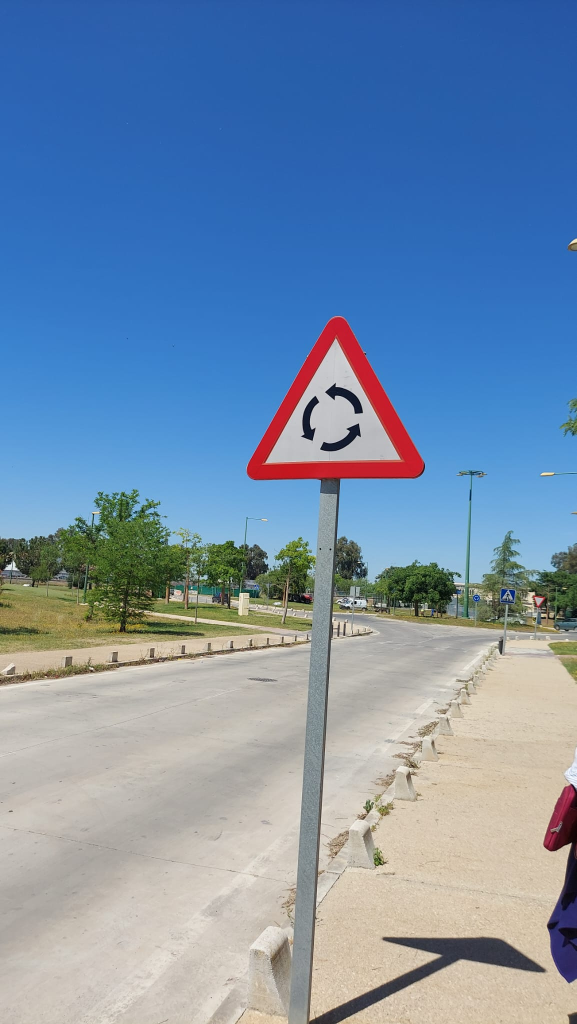
#> input picture script/images2/rotonda1.jpg, 1153 x 2048 px (shown at 1/2 size)
$ jupyter execute --allow-errors cnn.ipynb
#> lines starting #> are read from the running program, lines starting #| are printed output that depends on the picture; after the words box and inside, x2 and y2 are one past the last pixel; in counts of white or black regions, pixels touching at a corner belong together
[cell 1]
import numpy as np
import tensorflow as tf
from PIL import Image
import os
from sklearn.model_selection import train_test_split
from keras.utils import to_categorical
from keras.models import Sequential
from keras.layers import Conv2D, MaxPool2D, Dense, Flatten, Dropout

[cell 2]
data = []
labels = []
classes = 29
cur_path = os.getcwd()

#> (the rest of this cell did not finish here and is left out)

#> (a cell that did not finish here is left out)

#> (a cell that did not finish here is left out)

[cell 5]
eps = 15
#> (the rest of this cell did not finish here and is left out)

[cell 6]
import cv2 as cv
import matplotlib.pyplot as plt

img = cv.imread('../script/images2/rotonda1.jpg',cv.IMREAD_COLOR)
#> img is the input picture: shape (2048, 1153, 3); mean B, G, R 171.4, 142.5, 117.1

h_inf_1=170
h_sup_1=180
h_inf_2=0
h_sup_2=5

lower_red_1 = np.array([h_inf_1,50,50])
upper_red_1 = np.array([h_sup_1,255,255])
lower_red_2 = np.array([h_inf_2,50,50])
upper_red_2 = np.array([h_sup_2,255,255])

hsv = cv.cvtColor(img, cv.COLOR_BGR2HSV)
#> hsv: shape (2048, 1153, 3); mean H, S, V 70.6, 112.7, 184.7
red_mask_1 = cv.inRange(hsv, lower_red_1, upper_red_1)
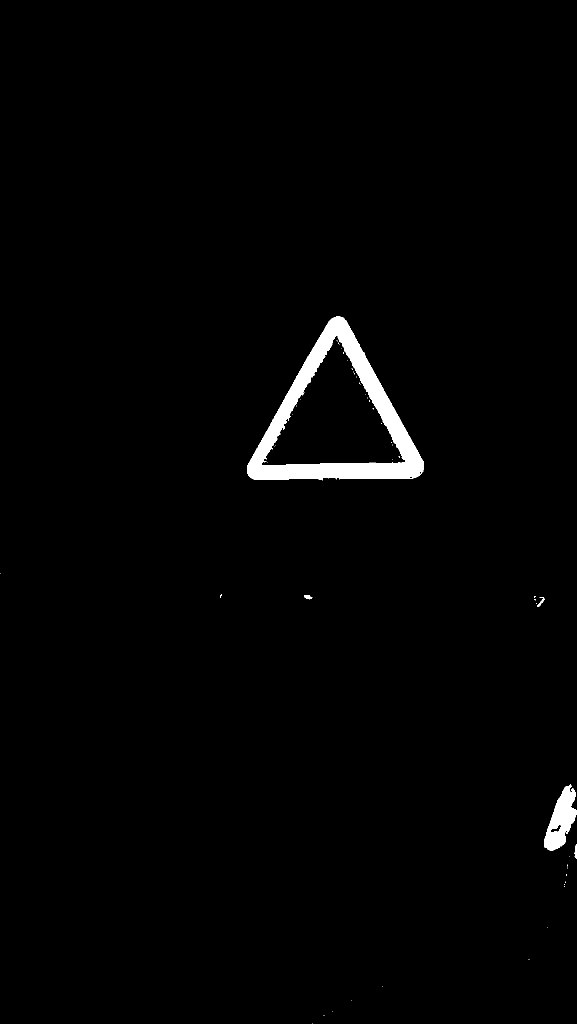
#> red_mask_1: shape (2048, 1153) (shown at 1/2 size); 1.4% white; 56 white regions (51 under 20 px), largest, box (x1, y1, x2, y2) and area: (494, 633, 848, 961) 29187, (1088, 1568, 1153, 1702) 4537, (1074, 1194, 1089, 1214) 97, (608, 1190, 625, 1199) 93, (1149, 1688, 1153, 1718) 57
red_mask_2 = cv.inRange(hsv, lower_red_2, upper_red_2)
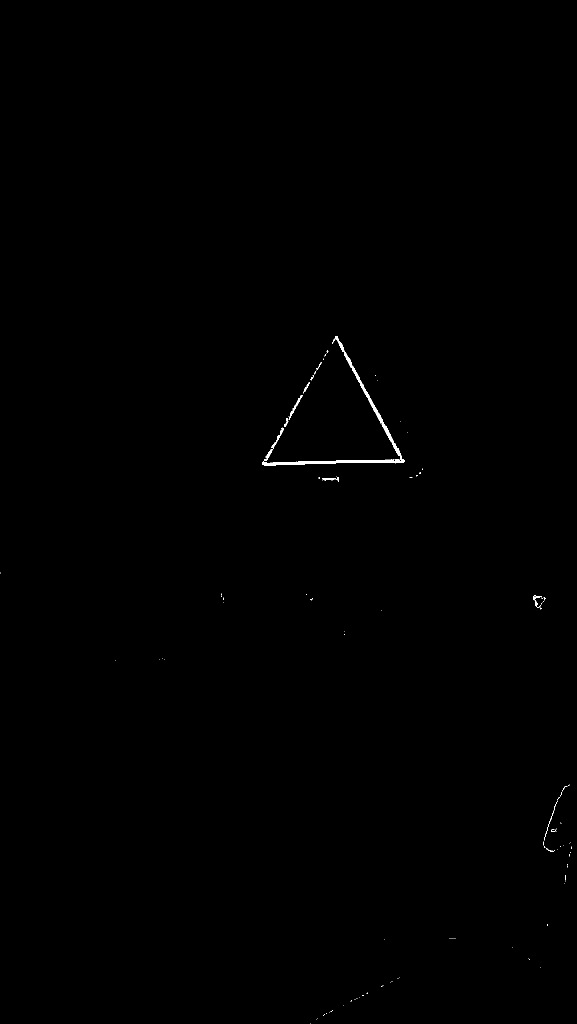
#> red_mask_2: shape (2048, 1153) (shown at 1/2 size); 0.19% white; 103 white regions (91 under 20 px), largest, box (x1, y1, x2, y2) and area: (524, 672, 810, 931) 3086, (528, 855, 567, 922) 294, (577, 790, 605, 840) 193

red_mask = red_mask_1+red_mask_2
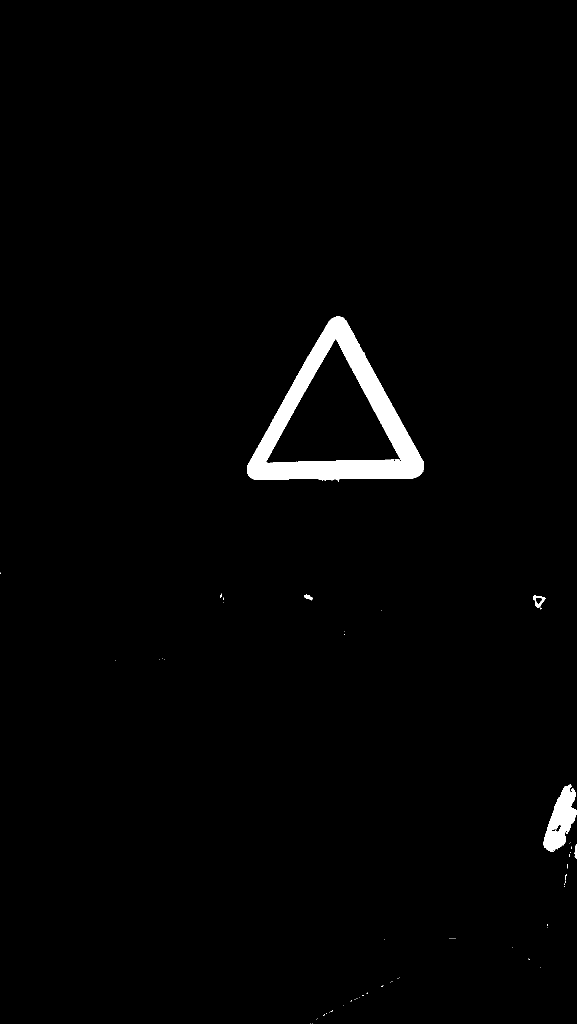
#> red_mask: shape (2048, 1153) (shown at 1/2 size); 1.6% white; 65 white regions (60 under 20 px), largest, box (x1, y1, x2, y2) and area: (494, 633, 848, 964) 33210, (1087, 1568, 1153, 1703) 4740, (1066, 1191, 1091, 1216) 257, (608, 1190, 625, 1201) 105, (1149, 1688, 1153, 1718) 57

img_rojo = cv.bitwise_and(img,img, mask= red_mask)

gray = cv.cvtColor(img_rojo, cv.COLOR_BGR2GRAY)
binary = cv.threshold(gray, 0, 255, cv.THRESH_BINARY)[1]

forms = cv.erode(binary, np.ones((3,3),np.uint8), iterations = 1)
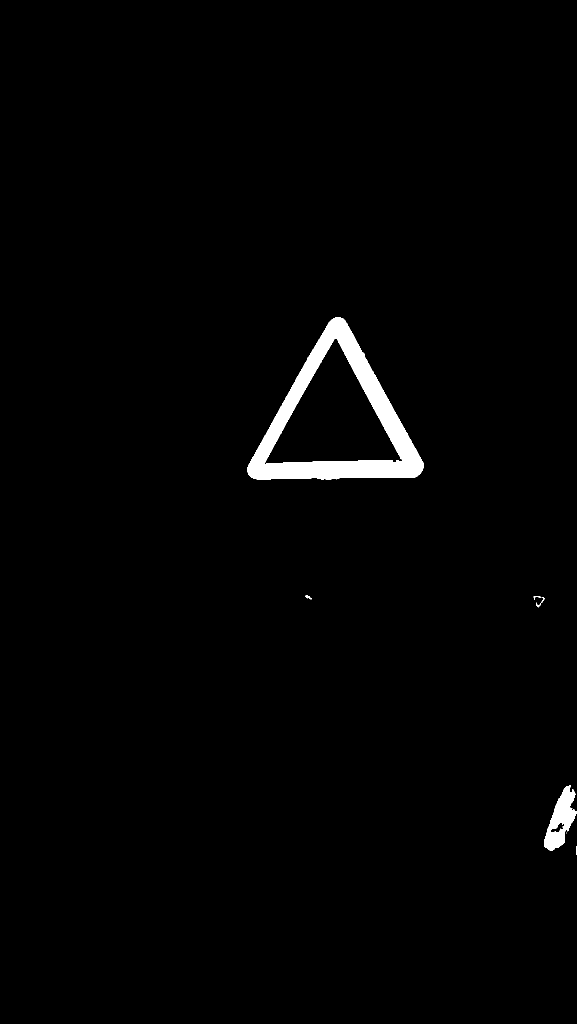
#> forms: shape (2048, 1153) (shown at 1/2 size); 1.5% white; 7 white regions (2 under 20 px)

contours = cv.findContours(forms, cv.RETR_EXTERNAL, cv.CHAIN_APPROX_SIMPLE)
#> contours = 7 contours, 3 with area under 20; largest, box (x1, y1, x2, y2) and area: (495, 634, 847, 959) 64401, (1088, 1570, 1153, 1702) 4210, (1072, 1195, 1089, 1215) 38, (610, 1191, 624, 1199) 36
biggest_contour = max(contours[0], key=cv.contourArea)
#> biggest_contour = contour of 513 points, box (x1, y1, x2, y2) (495, 634, 847, 959), area 64401

img_copy = img.copy()
x,y,w,h = cv.boundingRect(biggest_contour)
#> x = 495; y = 634; w = 352; h = 325
cv.drawContours(img_copy, biggest_contour, -1, (0,255,0), 3)
cv.rectangle(img_copy,(x,y),(x+w,y+h),(0,255,0),2)
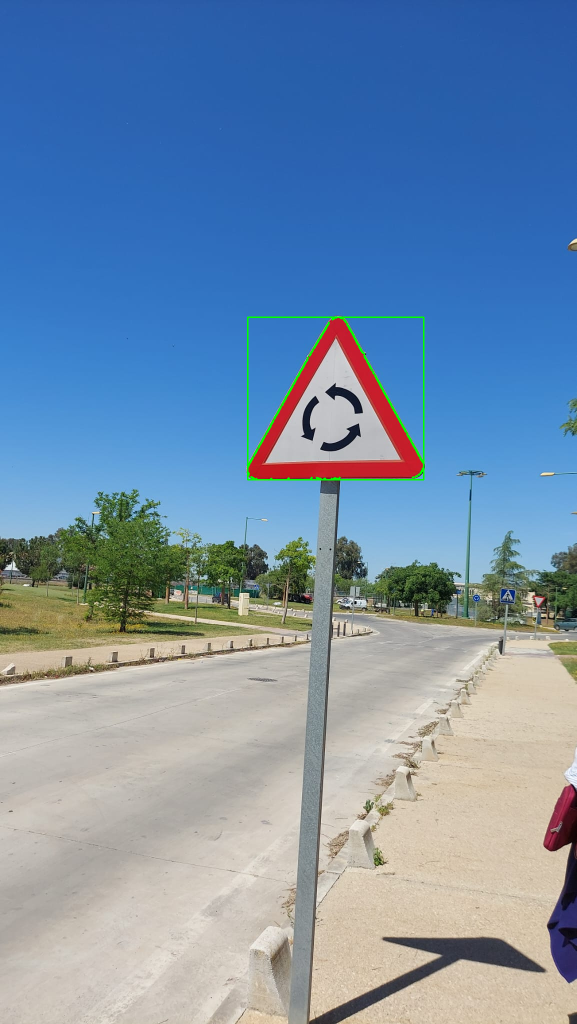
#> img_copy: shape (2048, 1153, 3) (shown at 1/2 size); mean B, G, R 171, 143, 116.7

cropped = img[y:y+h, x:x+w]
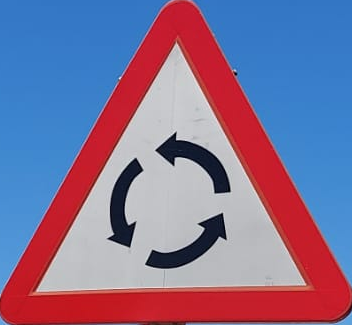
#> cropped: shape (325, 352, 3); mean B, G, R 149.4, 113.9, 130.4

plt.imshow(cv.cvtColor(cropped,cv.COLOR_BGR2RGB))

[cell 7]
# Prepare the image
image = cv.resize(cropped, (30,30))
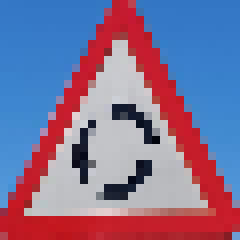
#> image: shape (30, 30, 3) (shown 8 times larger); mean B, G, R 148.8, 113.4, 130.7
image = np.array(image)
image = image.reshape(1,30,30,3)

# Make predictions
#> (the rest of this cell did not finish here and is left out)

$ run again, with script/images2/120.jpg copied over script/images2/rotonda1.jpg
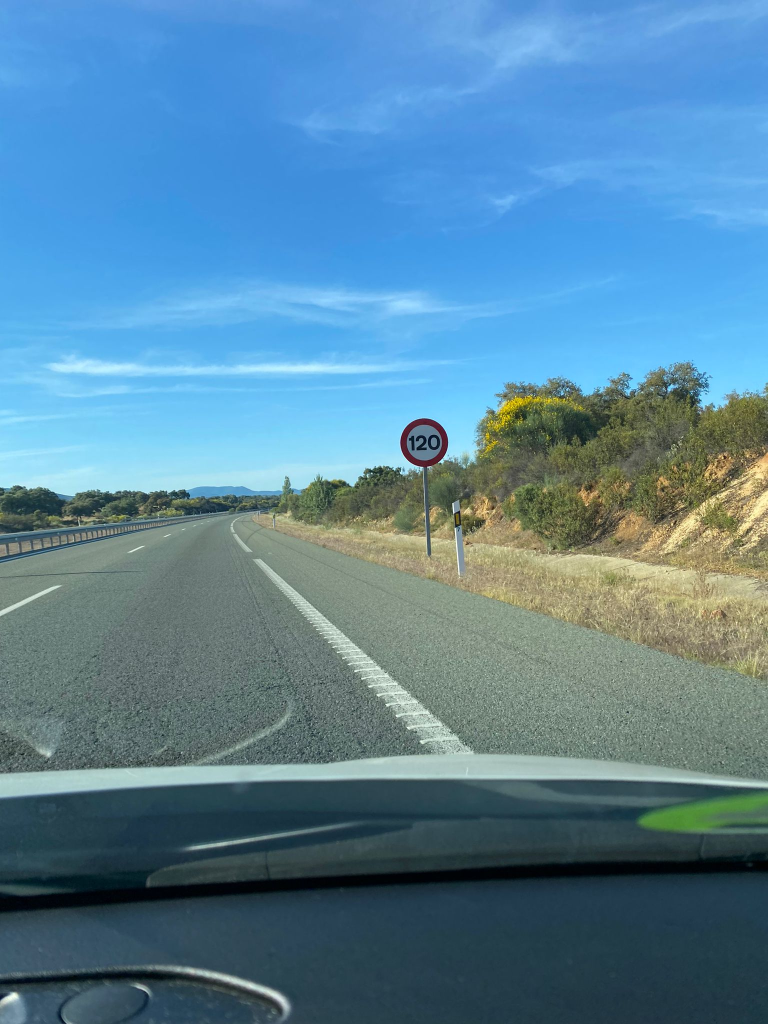
#> input picture script/images2/120.jpg, 1536 x 2048 px (shown at 1/2 size)
#> img is the input picture: shape (2048, 1536, 3); mean B, G, R 157.3, 132.9, 89.3
#> hsv: shape (2048, 1536, 3); mean H, S, V 88.3, 115.8, 164.1
#> `red_mask_1 = cv.inRange(hsv, lower_red_1, upper_red_1)`:
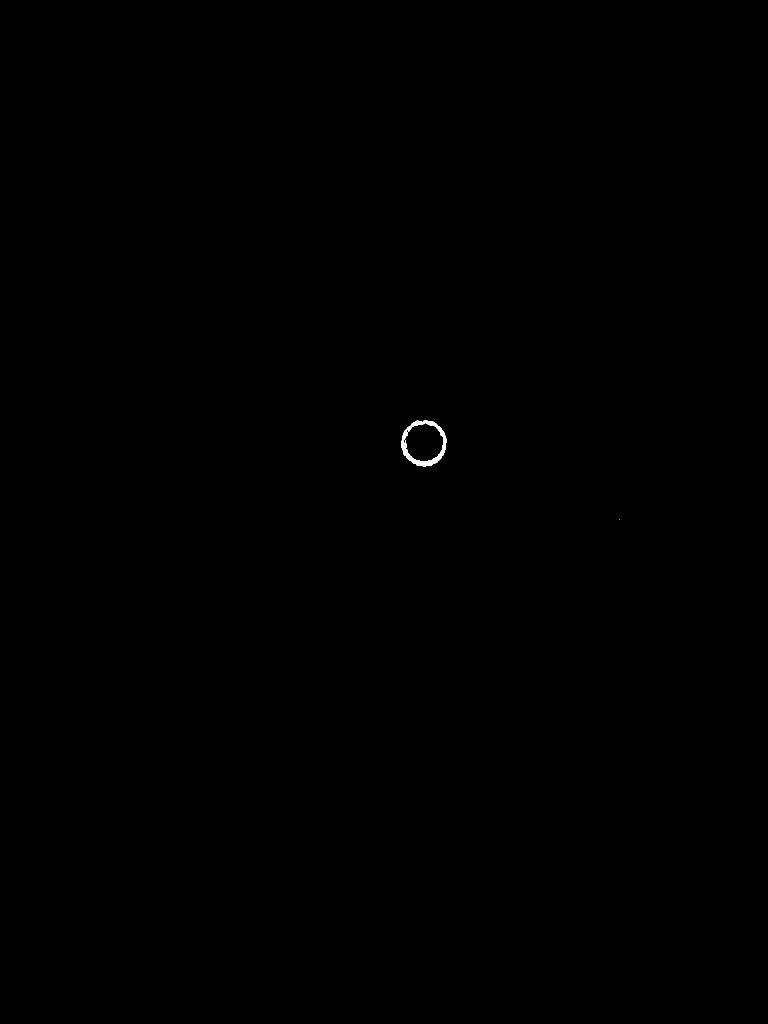
#> red_mask_1: shape (2048, 1536) (shown at 1/2 size); 0.07% white; 2 white regions (1 under 20 px), largest, box (x1, y1, x2, y2) and area: (803, 840, 893, 934) 2045
#> red_mask_2: shape (2048, 1536); 0% white in thin lines or dots, all inside (x1, y1, x2, y2) = (833, 913, 1452, 1039)
#> red_mask: shape (2048, 1536); 0.07% white; 3 white regions (2 under 20 px), largest, box (x1, y1, x2, y2) and area: (803, 840, 893, 934) 2057
#> forms: shape (2048, 1536); 0.04% white; 1 white region
#> contours = 1 contour; box (x1, y1, x2, y2) and area: (804, 841, 892, 932) 1051
#> biggest_contour = contour of 264 points, box (x1, y1, x2, y2) (804, 841, 892, 932), area 1051
#> x = 804; y = 841; w = 88; h = 91
#> `image = cv.resize(cropped, (30,30))`:
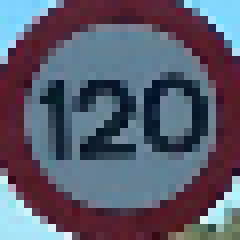
#> image: shape (30, 30, 3) (shown 8 times larger); mean B, G, R 107.8, 90.4, 90.1

$ run again, with script/images2/animal1.jpg copied over script/images2/rotonda1.jpg
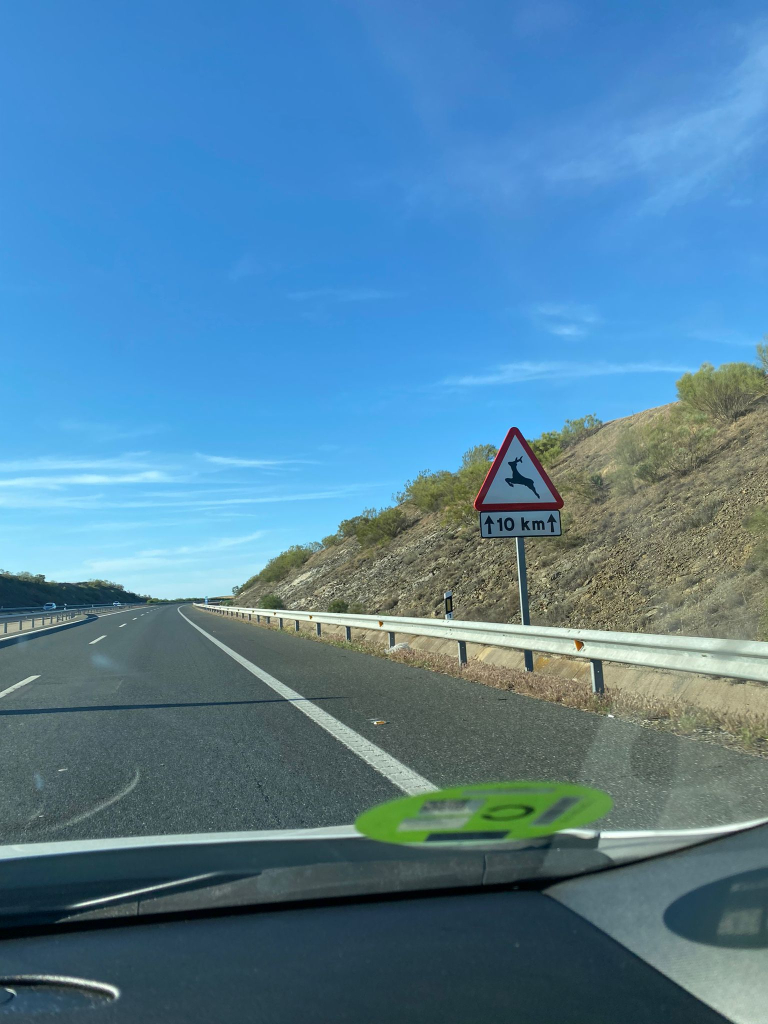
#> input picture script/images2/animal1.jpg, 1536 x 2048 px (shown at 1/2 size)
#> img is the input picture: shape (2048, 1536, 3); mean B, G, R 158.6, 129.7, 83.3
#> hsv: shape (2048, 1536, 3); mean H, S, V 88, 120.4, 164.5
#> `red_mask_1 = cv.inRange(hsv, lower_red_1, upper_red_1)`:
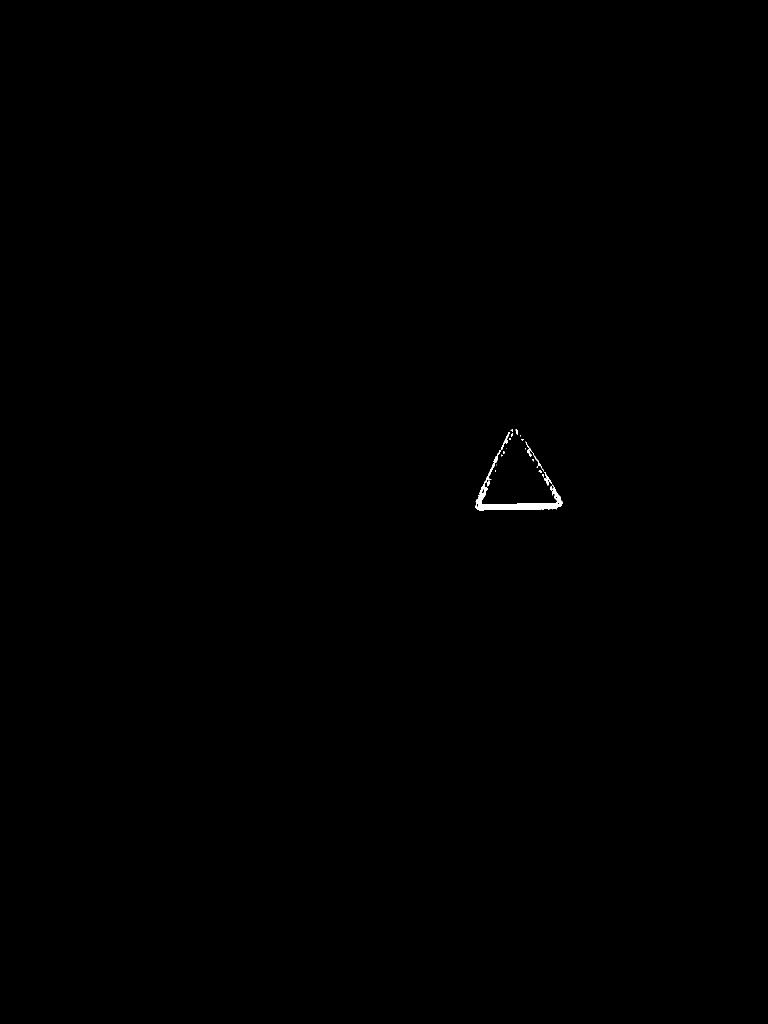
#> red_mask_1: shape (2048, 1536) (shown at 1/2 size); 0.12% white; 22 white regions (15 under 20 px), largest, box (x1, y1, x2, y2) and area: (951, 900, 1126, 1022) 3019, (1088, 944, 1104, 971) 141, (1002, 864, 1020, 899) 135
#> red_mask_2: shape (2048, 1536); 0.01% white in thin lines or dots, all inside (x1, y1, x2, y2) = (948, 883, 1216, 1378)
#> red_mask: shape (2048, 1536); 0.13% white; 21 white regions (16 under 20 px), largest, box (x1, y1, x2, y2) and area: (948, 883, 1127, 1022) 3637, (1002, 864, 1020, 899) 135, (1054, 898, 1063, 913) 51, (1031, 859, 1036, 869) 31, (1077, 940, 1084, 946) 22
#> forms: shape (2048, 1536); 0.08% white; 25 white regions (20 under 20 px)
#> contours = 25 contours, 22 with area under 20; largest, box (x1, y1, x2, y2) and area: (949, 969, 1126, 1020) 1955, (968, 912, 995, 966) 96, (1090, 953, 1098, 969) 21
#> biggest_contour = contour of 135 points, box (x1, y1, x2, y2) (949, 969, 1126, 1020), area 1955
#> x = 949; y = 969; w = 177; h = 51
#> `image = cv.resize(cropped, (30,30))`:
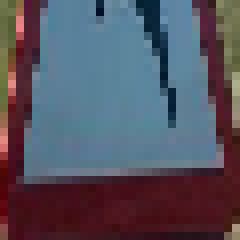
#> image: shape (30, 30, 3) (shown 8 times larger); mean B, G, R 96.3, 83.3, 85.1
